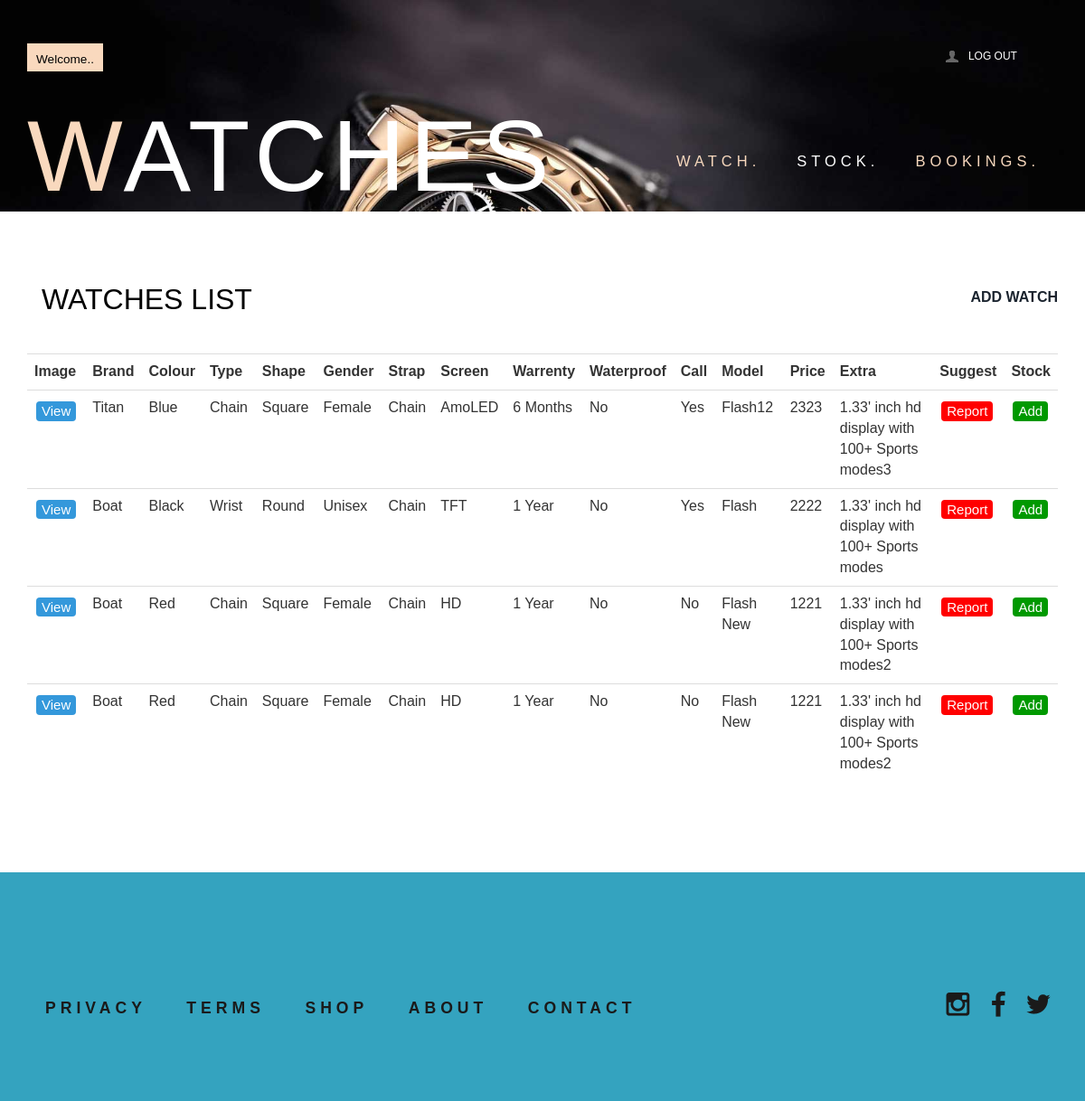
The app's page /shopwatch.php with its own data.
### tables this page shows
CREATE TABLE IF NOT EXISTS `watch` (
  `watchid` int NOT NULL AUTO_INCREMENT,
  `shopid` int NOT NULL,
  `brand` varchar(20) NOT NULL,
  `colour` varchar(10) NOT NULL,
  `type` varchar(20) NOT NULL,
  `shape` varchar(10) NOT NULL,
  `gender` varchar(10) NOT NULL,
  `strap` varchar(20) NOT NULL,
  `screen` varchar(20) NOT NULL,
  `warrenty` varchar(10) NOT NULL,
  `water` varchar(10) NOT NULL,
  `call_val` varchar(10) NOT NULL,
  `model` varchar(20) NOT NULL,
  `price` bigint NOT NULL,
  `image` varchar(255) NOT NULL,
  `extra` varchar(300) NOT NULL,
  PRIMARY KEY (`watchid`)
);

### shopwatch.php (the view, shortened to what this page needs)
<?php
include("connection.php");
$shopid = isset($_REQUEST['shopid']) ? mysqli_real_escape_string($conn, $_REQUEST['shopid']) : '';
?>
<!DOCTYPE HTML>
<html lang="en">
<head>
    <link href="css/bootstrap.css" rel="stylesheet" type="text/css" />
    <link href="css/style.css" rel="stylesheet" type="text/css" />
    <link href="css/megamenu.css" rel="stylesheet" type="text/css" media="all" />
    <link href="css/watch.css" rel="stylesheet" type="text/css" />
</head>
<body>
<div class="account-in">
    <div class="container">
        <div class="caccount-top">
            <h3>Watches List</h3>
            <div class="add-text"><?php echo "<a href='shopaddwatch.php?shopid=$shopid'>ADD watch</a>" ?></div>
            <table class="table">
                <tr>
                    <th>Image</th>
                    <th>Brand</th>
                    <th>Colour</th>
                    <th>Type</th>
                    <th>Shape</th>
                    <th>Gender</th>
                    <th>Strap</th>
                    <th>Screen</th>
                    <th>Warrenty</th>
                    <th>Waterproof</th>
                    <th>Call</th>
                    <th>Model</th>
                    <th>Price</th>
                    <th>Extra</th>
                    <th>Suggest</th>
                    <th>Stock</th>
                </tr>
                <?php
                $sql = "SELECT * FROM watch";
                $result = $conn->query($sql);
                if ($result->num_rows > 0) {
                    while ($row = $result->fetch_assoc()) {
                        $watchid = $row['watchid'];
                        $brand = $row['brand'];
                        $colour = $row['colour'];
                        $type = $row['type'];
                        $shape = $row['shape'];
                        $gender = $row['gender'];
                        $strap = $row['strap'];
                        $screen = $row['screen'];
                        $warrenty = $row['warrenty'];
                        $water = $row['water'];
                        $call = $row['call_val'];
                        $model = $row['model'];
                        $price = $row['price'];
                        $image = $row['image'];
                        $extra = $row['extra'];
                        echo "<tr>";
                        echo "<td><button class='view-image-btn' data-image='$image' data-watchid='$watchid'>View</button></td>";
                        echo "<td>$brand</td>";
                        echo "<td>$colour</td>";
                        echo "<td>$type</td>";
                        echo "<td>$shape</td>";
                        echo "<td>$gender</td>";
                        echo "<td>$strap</td>";
                        echo "<td>$screen</td>";
                        echo "<td>$warrenty</td>";
                        echo "<td>$water</td>";
                        echo "<td>$call</td>";
                        echo "<td>$model</td>";
                        echo "<td>$price</td>";
                        echo "<td>$extra</td>";
                        echo "<td>";
        echo "<form method='POST' action=''>";
        echo "<button class='dlt-btn' type='submit' name='suggest' data-watchid='$watchid'>Report</button>";
        echo "</form>";
        echo "</td>";
echo "<td>";
echo "<form method='POST' action=''>";
echo "<button class='edt-btn' type='submit' name='add' data-watchid='$watchid'>Add</button>";
echo "</form>";
echo "</td></tr>";
                    }
                } else {
                    echo "<tr><td colspan='16'>No Watches found.</td></tr>";
                }
                ?>
            </table>
        </div>
    </div>
            </div>
</body>
</html>

### css/style.css (style rules this page uses)
h4, h5, h6, h1, h2, h3 { margin-top: 0; }
ul, ol { margin: 0; }
p { margin: 0; }
html, body { font-family: 'PT Sans Narrow', sans-serif; font-size: 100%; background:#fff; }
body a { transition:0.5s all; -webkit-transition:0.5s all; -moz-transition:0.5s all; -o-transition:0.5s all; -ms-transition:0.5s all; }
.header_top_left { float:left; }
.header_top_right { float:right; width:23%; }
.box_11 { cursor: pointer; padding: 5px 10px; background: #F9D9BE; }
.box_11 h4 { border: none; color: #fff; font-size: 0.85em; margin-bottom: 0; padding: 0; }
.box_11 p { float: left; margin: 6px 0 0 0; color:#000; }
ul.header_user_info { float: left; border-right: 1px solid #55555500; width:50%; padding:0; min-height: 30px; }
ul.header_user_info a { color:#fff; }
i.user { width: 17px; height: 17px; background: url(../images/img-sprite.png) no-repeat -241px -67px; float: left; margin:6px 10px 0 5px; }
ul.header_user_info li.user_desc { display: block; font-size: 12px; text-transform: uppercase; cursor: pointer; background: #fb5c2200; -moz-transition: all 0.2s linear; -o-transition: all 0.2s linear; -webkit-transition: all 0.2s linear; transition: all 0.2s linear; float: left; margin-top:6px; }
.header_bottom { padding: 2em 0; }
.logo h1 { font-size:7em; text-transform: uppercase; margin-bottom: 0; font-family: 'Dorsa', sans-serif; letter-spacing: 5px; }
span.m_1 { color:#F9D9BE; }
.logo { float:left; }
.logo h1 a { color:#fff; }
.menu { float:right; margin: 3em 0 0 0; }
.account-in { padding:5em 0; }
.account-in h3 { font-size:2em; color: #000; padding: 0 0.5em 1em; text-transform:uppercase; }
.newsletter { text-align: center; padding:0 0 3em; }
.footer { background-color: #34a3bf; padding:5em 0; }
.cssmenu { float:left; }
.cssmenu ul { padding:0; list-style:none; }
.cssmenu ul li { display: inline-block; }
.cssmenu ul li a { color: #1a1a1a; display: block; margin: 10px 20px; text-transform: uppercase; font-size: 1.1em; font-weight: 600; letter-spacing: 5px; }
ul.social { padding:0; list-style: none; float:right; }
ul.social li:first-child { margin-left: 0; }
ul.social li { display: inline-block; margin-right: 5px; }
ul.social li a i { width:35px; height:35px; display: block; background: url(../images/img-sprite.png)no-repeat; }
ul.social li a i.instagram { background-position:-5px -4px; }
ul.social li a i.fb { background-position:-44px -5px; }
ul.social li a i.tw { background-position:-83px -6px; }
.men_banner { background: url(../images/3.jpg) no-repeat center top; background-size: cover; -webkit-background-size: cover; -moz-background-size: cover; -o-background-size: cover; min-height:225px; text-align: center; padding-top: 3em; }

### css/megamenu.css (style rules this page uses)
.megamenu { margin-bottom:0px;padding:0;width:100%;list-style:none;display:inline-block;position:relative;font-size:15px }
.megamenu li { margin-bottom:-5px;display:inline }
.megamenu>li>a { float:left;padding:8px 20px;text-decoration:none;text-transform:capitalize;font-size:1.1em; -webkit-transition: all 0.3s ease-in-out;text-transform:uppercase; -moz-transition: all 0.3s ease-in-out; -o-transition: all 0.3s ease-in-out; transition: all 0.3s ease-in-out; color:#fff; letter-spacing:5px; font-weight:400; }
.megamenu>li.active>a { color:#F9D9BE; }

### css/watch.css (style rules this page uses)
.view-image-btn { background-color: #3498db; border: none; color: white; padding: 0px 6px; text-align: center; text-decoration: none; display: inline-block; font-size: 15px; border-radius: 4px; margin: 4px 2px; cursor: pointer; }
.caccount-top { position: relative; }
.add-text { position: absolute; top: 0; right: 0; margin-top: 4px; text-transform: uppercase; font-weight: bold; color: #000; }
.edt-btn { background-color: #009900; border: none; color: white; padding: 0px 6px; text-align: center; text-decoration: none; display: inline-block; font-size: 15px; border-radius: 4px; margin: 4px 2px; cursor: pointer; }
.dlt-btn { background-color: #FF0000; border: none; color: white; padding: 0px 6px; text-align: center; text-decoration: none; display: inline-block; font-size: 15px; border-radius: 4px; margin: 4px 2px; cursor: pointer; }

### records on screen
watch: brand "Titan", colour "Blue", type "Chain", shape "Square", gender "Female", strap "Chain", screen "AmoLED", warrenty "6 Months", water "No", call_val "Yes", model "Flash12", price "2323", extra "1.33' inch hd display with 100+ Sports modes3"
watch: brand "Boat", colour "Black", type "Wrist", shape "Round", gender "Unisex", strap "Chain", screen "TFT", warrenty "1 Year", water "No", call_val "Yes", model "Flash", price "2222", extra "1.33' inch hd display with 100+ Sports modes"
watch: brand "Boat", colour "Red", type "Chain", shape "Square", gender "Female", strap "Chain", screen "HD", warrenty "1 Year", water "No", call_val "No", model "Flash New", price "1221", extra "1.33' inch hd display with 100+ Sports modes2"
watch: brand "Boat", colour "Red", type "Chain", shape "Square", gender "Female", strap "Chain", screen "HD", warrenty "1 Year", water "No", call_val "No", model "Flash New", price "1221", extra "1.33' inch hd display with 100+ Sports modes2"
